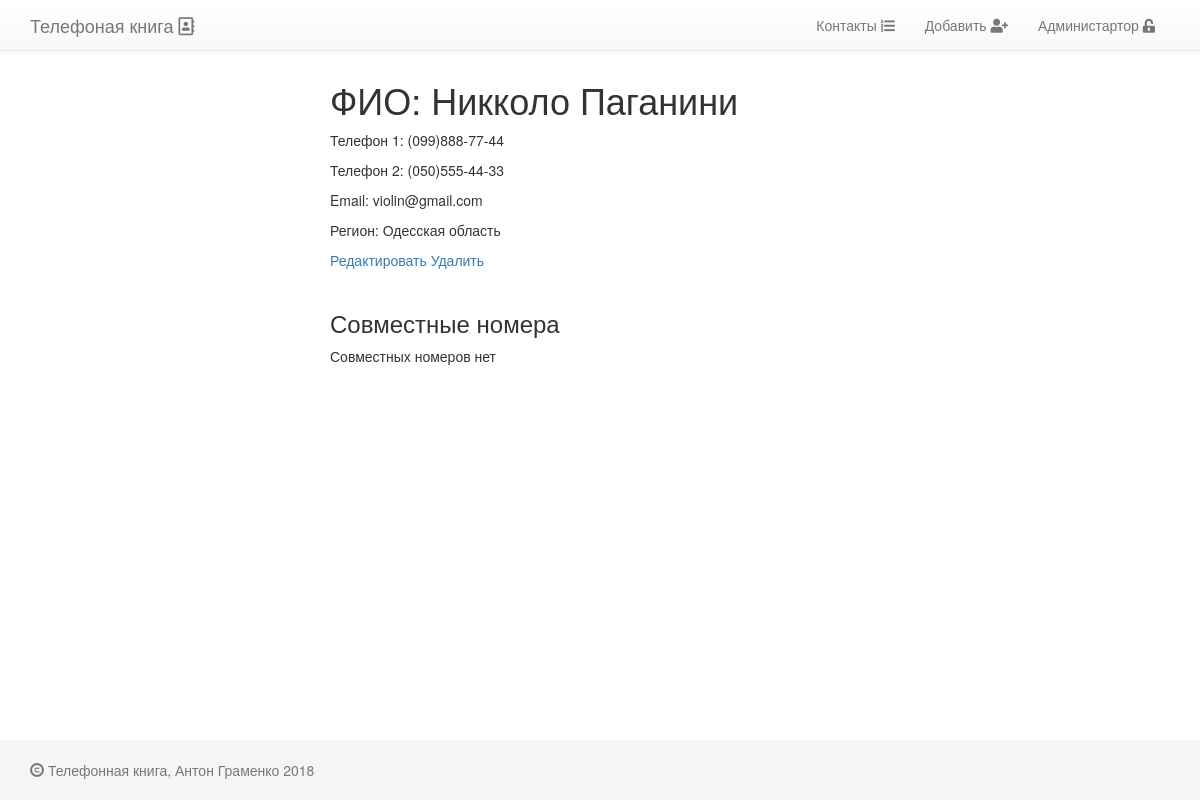
/Nikkolo-Paganini/2/, run on the app's committed database.
### contacts/models.py (models this page shows, shortened)
class PhoneBookPerson(models.Model):
    name            = models.CharField(max_length=64, blank=False, null=False, verbose_name=u'Имя')
    surname         = models.CharField(max_length=64, blank=False, null=False, verbose_name=u'Фамилия')
    slug            = models.SlugField(max_length=128)
    phone_number_1  = models.CharField(max_length=25, blank=True, verbose_name=u'Телефон 1',
                                       help_text=u'Выберите или добавьте номер в формате (0__)___-__-__')
    phone_number_2  = models.CharField(max_length=25, blank=True, verbose_name=u'Телефон 2',
                                       help_text=u'Выберите или добавьте номер в формате (0__)___-__-__')
    email           = models.EmailField(unique=True)
    active          = models.BooleanField(default=True, verbose_name=u'Активный')
    created         = models.DateTimeField(auto_now=True, auto_now_add=False, verbose_name=u'Создан')
    updated         = models.DateTimeField(auto_now=False, auto_now_add=True, verbose_name=u'Обновлен')
    region          = models.CharField(max_length=50, verbose_name=u'Область',
                                       help_text=u'Выберите или добавьте область проживания. Например: Киевская область')
    class Meta:
        verbose_name        = 'Контактное лицо'
        verbose_name_plural = 'Контактные лица'
        ordering            = ('-name',)

### contacts/views.py (the view, shortened to what this page needs)
# urls.py: url(r'^(?P<slug>[\w-]+)/(?P<pk>\d+)/$', PhoneBookPersonDetailView.as_view(), name='contact_detail'),
class PhoneBookPersonDetailView(DetailView):
    model               = PhoneBookPerson
    template_name       = 'contacts/contact_detail.html'
    context_object_name = 'contact'
    def get_context_data(self, **kwargs):
        context = super(PhoneBookPersonDetailView, self).get_context_data()
        obj = self.get_object()
        common_numbers_level_1 = PhoneBookPerson.objects.filter(Q(phone_number_1=obj.phone_number_1) |
                                                                Q(phone_number_1=obj.phone_number_2) |
                                                                Q(phone_number_2=obj.phone_number_1) |
                                                                Q(phone_number_2=obj.phone_number_2)
                                                                ).exclude(id=obj.id)
        common_numbers_level_2 = []
        context['head_title']             = 'Детальная информация'
        context['common_numbers_level_1'] = common_numbers_level_1
        context['common_numbers_level_2'] = common_numbers_level_2
        return context

### templates/contacts/contact_detail.html (shortened to what this page needs)
{% extends 'base.html' %}
{% block content %}
    <div class="col-sm-6 col-sm-offset-3">
    <h1>ФИО: {{contact.name}} {{ contact.surname }}</h1>
    <p>Телефон 1:{% if contact.phone_number_1 %} {{ contact.phone_number_1 }}{% else %} не указано{% endif %}</p>
    <p>Телефон 2:{% if contact.phone_number_2 %} {{ contact.phone_number_2 }}{% else %} не указано{% endif %}</p>
    <p>Email: {{ contact.email }}</p>
    <p>Регион: {{ contact.region }}</p>
    <a href="{% url 'contacts:contact_update' contact.slug contact.pk %}">Редактировать</a>
    <a href="{% url 'contacts:contact_delete' contact.slug contact.pk %}">Удалить</a>
    <br>
    <br>
    <h3>Совместные номера</h3>
    {% for related_contact_1 in common_numbers_level_1 %}
        <p><a href="{{ related_contact_1.get_absolute_url }}">{{ related_contact_1 }}</a></p>
    {% empty %}
        <p>Совместных номеров нет</p>
    {% endfor %}
    </div>
{% endblock content %}

### project_static/static/css/base.css (style rules this page uses)
html { position: relative; min-height: 100%; }
body { margin-bottom: 60px; }

### data on the page
PhoneBookPerson: name "Никколо", surname "Паганини", phone_number_1 "(099)888-77-44", phone_number_2 "(050)555-44-33", email "violin@gmail.com", region "Одесская область"
